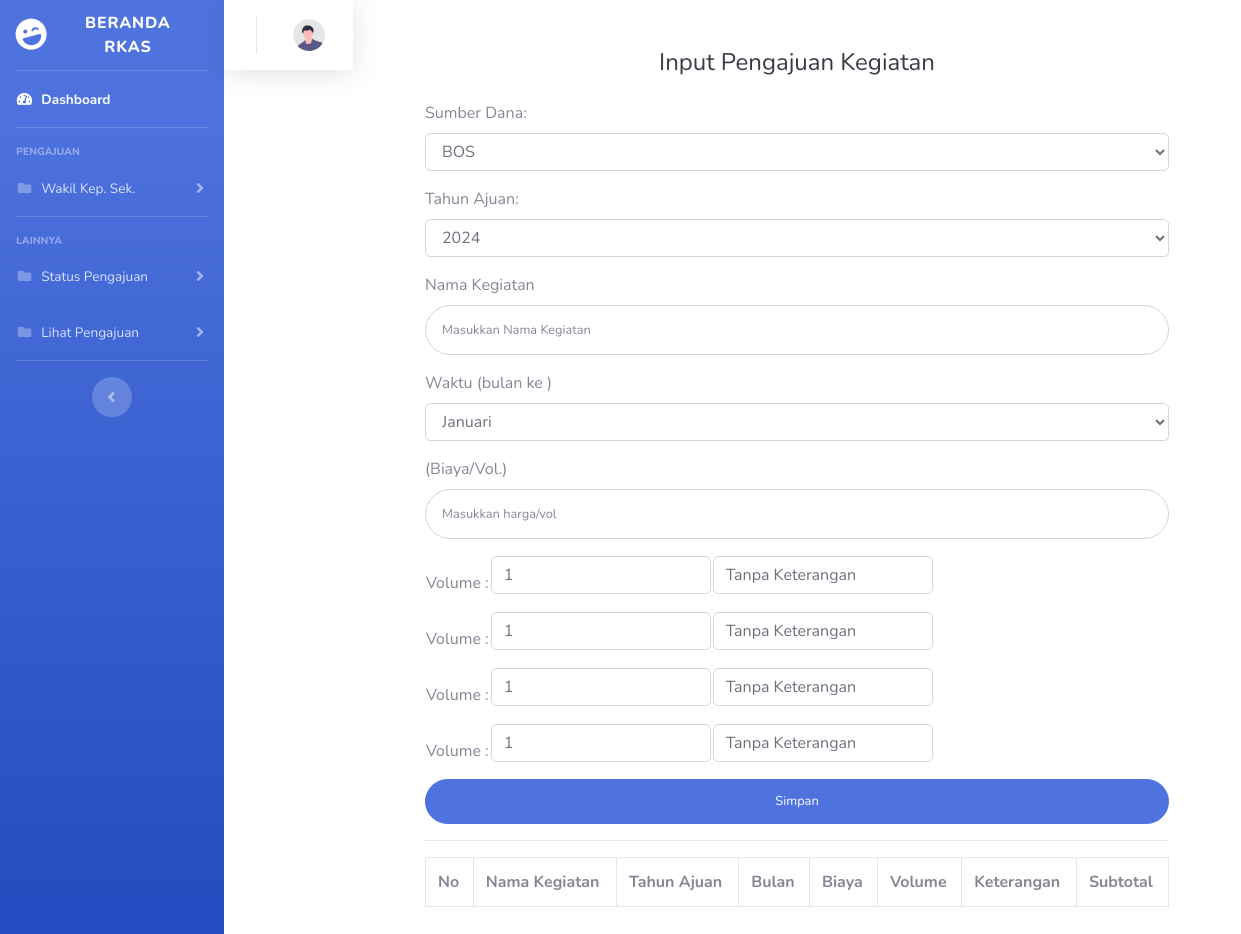
The app's page /rkas/kegiatan.php, older data.
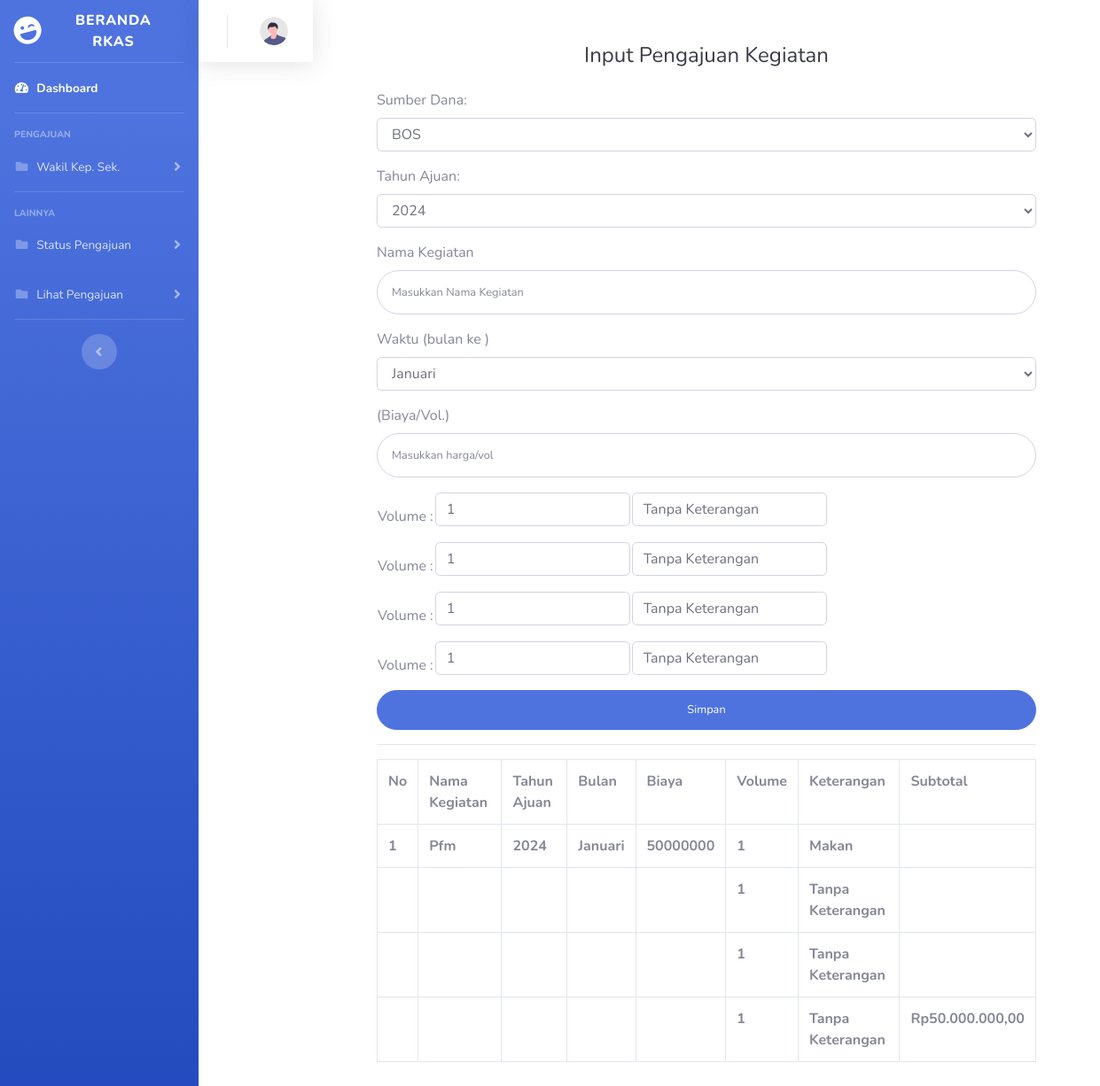
The same page, newer data.
### tables this page shows
CREATE TABLE `tb_kegiatan` (
  `id_kegiatan` int(11) NOT NULL,
  `sumber_dana` varchar(50) NOT NULL,
  `tahun_ajuan` int(4) NOT NULL,
  `nama_kegiatan` varchar(50) NOT NULL,
  `bulan` varchar(50) NOT NULL,
  `biaya` int(20) NOT NULL,
  `volume_1` int(11) NOT NULL,
  `volume_2` int(11) NOT NULL,
  `volume_3` int(11) NOT NULL,
  `volume_4` int(11) NOT NULL,
  `keterangan_volume1` varchar(75) NOT NULL,
  `keterangan_volume2` varchar(75) NOT NULL,
  `keterangan_volume3` varchar(75) NOT NULL,
  `keterangan_volume4` varchar(75) NOT NULL,
  `vol1` varchar(10) NOT NULL,
  `vol2` varchar(10) NOT NULL,
  `vol3` varchar(10) NOT NULL,
  `vol4` varchar(10) NOT NULL,
  `total` int(20) NOT NULL,
  `status` varchar(50) NOT NULL,
  `tanggal_order` date NOT NULL,
  `link` text NOT NULL,
  `status_order` char(10) NOT NULL,
  `status_bayar` char(10) NOT NULL
);

### rkas/kegiatan.php (the view, shortened to what this page needs)
<?php
include "koneksi.php";
$id = $_GET['id'];
$sql = mysqli_query($conn, "SELECT * FROM tb_kegiatan ORDER BY id_kegiatan DESC");
?>
<!DOCTYPE html>
<html lang="en">
<head>
    <link href="vendor/fontawesome-free/css/all.min.css" rel="stylesheet" type="text/css">
    <link href="css/sb-admin-2.css" rel="stylesheet">
</head>
<body id="page-top">
    <div id="wrapper">
        <ul class="navbar-nav bg-gradient-primary sidebar sidebar-dark accordion" id="accordionSidebar">
            <a class="sidebar-brand d-flex align-items-center justify-content-center" href="homewakepsek.php?id=<?= $id ?>">
                <div class="sidebar-brand-icon rotate-n-15">
                    <i class="fas fa-laugh-wink"></i>
                </div>
                <div class="sidebar-brand-text mx-3">Beranda RKAS </div>
            </a>
            <hr class="sidebar-divider my-0">
            <li class="nav-item active">
                <a class="nav-link" href="homewakepsek.php?id=<?= $id ?>">
                    <i class="fas fa-fw fa-tachometer-alt"></i>
                    <span>Dashboard</span></a>
            </li>
            <hr class="sidebar-divider">
            <div class="sidebar-heading">
                PENGAJUAN
            </div>
            <li class="nav-item">
                <a class="nav-link collapsed" href="#" data-toggle="collapse" data-target="#collapseTwo"
                    aria-expanded="true" aria-controls="collapseTwo">
                    <i class="fas fa-fw fa-folder"></i>
                    <span>Wakil Kep. Sek.</span>
                </a>
            </li>
            <hr class="sidebar-divider">
            <div class="sidebar-heading">
                Lainnya
            </div>
            <li class="nav-item">
                <a class="nav-link collapsed" href="#" data-toggle="collapse" data-target="#status"
                    aria-expanded="true" aria-controls="collapsePages">
                    <i class="fas fa-fw fa-folder"></i>
                    <span>Status Pengajuan</span>
                </a>
            </li>
            <li class="nav-item">
                <a class="nav-link collapsed" href="#" data-toggle="collapse" data-target="#lihat"
                    aria-expanded="true" aria-controls="collapsePages">
                    <i class="fas fa-fw fa-folder"></i>
                    <span>Lihat Pengajuan</span>
                </a>
            </li>
            <hr class="sidebar-divider d-none d-md-block">
            <div class="text-center d-none d-md-inline">
                <button class="rounded-circle border-0" id="sidebarToggle"></button>
            </div>
        </ul>
        <nav class="navbar navbar-expand navbar-light bg-white topbar mb-4 static-top shadow">
                    <ul class="navbar-nav ml-auto">
                        <li class="nav-item dropdown no-arrow">
                            <a class="nav-link dropdown-toggle" href="#" id="userDropdown" role="button"
                                data-toggle="dropdown" aria-haspopup="true" aria-expanded="false">
                                <img class="img-profile rounded-circle"
                                    src="img/undraw_profile.svg">
                            </a>
                        </li>
                    </ul>
                </nav>
                <div class="container">
        <div class="p-5">
                            <div class="text-center">
                                <h1 class="h4 text-gray-900 mb-4">Input Pengajuan Kegiatan</h1>
                            </div>
                            <form class="user" action="proses_kegiatan.php?id=<?= $id ?>" method="POST">
                                <div class="form-group">
                                    <label for="sumber_dana">Sumber Dana:</label>
                                    <select class="form-control" id="sumber_dana" name="sumber_dana">
                                        <option value="BOS">BOS</option>
                                    </select>
                                </div>
                                <div class="form-group">
                                    <label for="tahun_ajuan">Tahun Ajuan:</label>
                                    <select class="form-control" id="tahun_ajuan" name="tahun_ajuan">
                                        <option value="2024">2024</option>
                                    </select>
                                </div>
                                <div class="form-group">
                                <label for="nama_kegiatan">Nama Kegiatan</label>
                                    <input type="text" class="form-control form-control-user" id="nama_kegiatan" name="nama_kegiatan"
                                        placeholder="Masukkan Nama Kegiatan">
                                </div>
                                <div class="form-group">
                                <label for="bulan">Waktu (bulan ke )</label>
                                <select class="form-control" id="bulan" name="bulan">
                                        <option value="Januari">Januari</option>
                                    </select>
                                </div>
                                <div class="form-group">
                                <label for="biaya">(Biaya/Vol.)</label>
                                    <input type="number" class="form-control form-control-user" id="biaya" name="biaya"
                                        placeholder="Masukkan harga/vol">
                                </div>
                                <table>
                                    <tr>
                                        <td>Volume :</td>
                                    <td>
                                        <div class="form-group">
                                        <input type="number" class="form-control form-control" id="vol1" name="vol1" value=1 min=1>
                                        </div>
                                    </td>
                                    <td>
                                        <div class="form-group">
                                        <input type="text" class="form-control form-control" id="volket1" name="volket1" value="Tanpa Keterangan" placeholder="">
                                        </div>
                                    </td>
                                    </tr>
                                    <tr>
                                        <td>Volume :</td>
                                    <td>
                                        <div class="form-group">
                                        <input type="number" class="form-control form-control" id="vol2" name="vol2"  value=1 min=1>
                                        </div>
                                    </td>
                                    <td>
                                        <div class="form-group">
                                        <input type="text" class="form-control form-control" id="volket2" name="volket2" value="Tanpa Keterangan" placeholder="">
                                        </div>
                                    </td>
                                    </tr>
                                    <tr>
                                        <td>Volume :</td>
                                    <td>
                                        <div class="form-group">
                                        <input type="number" class="form-control form-control" id="vol3" name="vol3"  value=1 min=1>
                                        </div>
                                    </td>
                                    <td>
                                        <div class="form-group">
                                        <input type="text" class="form-control form-control" id="volket3" name="volket3" value="Tanpa Keterangan" placeholder="">
                                        </div>
                                    </td>
                                    </tr>
                                    <tr>
                                        <td>Volume :</td>
                                    <td>
                                        <div class="form-group">
                                        <input type="number" class="form-control form-control" id="vol4" name="vol4" value=1 min=1>
                                        </div>
                                    </td>
                                    <td>
                                        <div class="form-group">
                                        <input type="text" class="form-control form-control" id="volket4" name="volket4" value="Tanpa Keterangan" placeholder="">
                                        </div>
                                    </td>
                                    </tr>
                                </table>
                                <a href="alat_bahan.php"><input type="submit" name="simpan" value="Simpan" style="width:100%;" class="btn btn-primary btn-user btn-block">
                                </a>
                                <hr>
                            </form>
                            <div class="table-responsive">
                                <table class="table table-bordered" id="dataTable" width="100%" cellspacing="0">
                                <tr>
                                <th>No</th>
                        <th>Nama Kegiatan</th>
                        <th>Tahun Ajuan</th>
                        <th>Bulan</th>
                        <th>Biaya</th>
                        <th>Volume</th>
                        <th>Keterangan</th>
                        <th>Subtotal</th>
                                    </tr>
                                        <?php $no = 0;?>
                                    <?php foreach ($sql as $row) : ?>
                                    <tr>
                                    <th><?php $no += 1;
                                echo $no; ?></th>
                            <th><?= $row["nama_kegiatan"]; ?></th>
                            <th><?= $row["tahun_ajuan"]; ?></th>
                            <th><?= $row["bulan"]; ?></th>
                            <th><?= $row["biaya"]; ?></th>
                            <th><?= $row["volume_1"]; ?></th>
                            <th><?= $row["keterangan_volume1"]; ?></th>
                            <th></th>
                            <tr>
                                        <th></th>
                                        <th></th>
                                        <th></th>
                                        <th></th>
                                        <th></th>
                                        <th><?= $row["volume_2"];?></th>
                                        <th><?= $row["keterangan_volume2"]?></th>
                                        <th></th>
                                    </tr>
                                    <tr>
                                        <th></th>
                                        <th></th>
                                        <th></th>
                                        <th></th>
                                        <th></th>
                                        <th><?= $row["volume_3"];?></th>
                                        <th><?= $row["keterangan_volume3"]?></th>
                                        <th></th>
                                    </tr>
                                    <tr>
                                        <th></th>
                                        <th></th>
                                        <th></th>
                                        <th></th>
                                        <th></th>
                                        <th><?= $row["volume_4"];?></th>
                                        <th><?= $row["keterangan_volume4"]?></th>
                                        <th>Rp<?= number_format($row["total"], 2, ',', '.'); ?></th>
                                    </tr>
                                    <?php endforeach; ?>
                            </div>
                            </div>
                        </div>
                        </div>
</body>
</html>

Row changes from the older to the newer data that the page shows:
added tb_kegiatan: nama_kegiatan "Pfm", tahun_ajuan "2024", bulan "Januari", biaya "50000000", volume_1 "1", keterangan_volume1 "Makan", volume_2 "1", keterangan_volume2 "Tanpa Keterangan", volume_3 "1", keterangan_volume3 "Tanpa Keterangan", volume_4 "1", keterangan_volume4 "Tanpa Keterangan", total "50.000.000,00"
